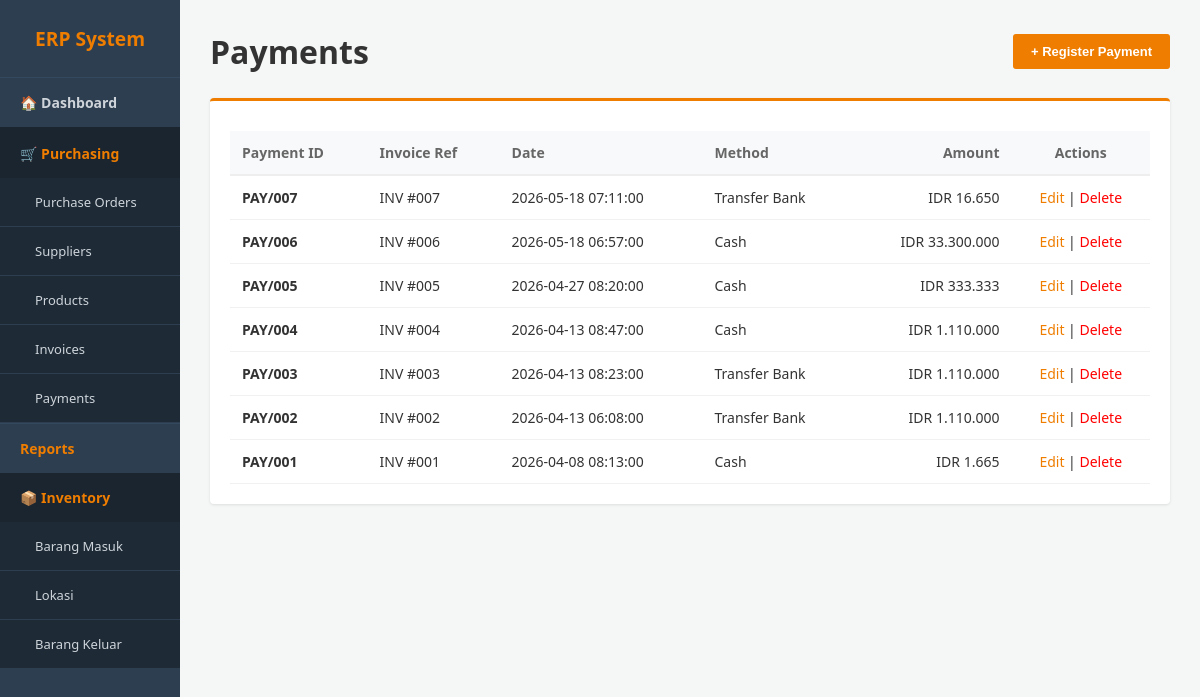
The app's page /payment.php with its own data.
### tables this page shows
CREATE TABLE `payment` (
  `id_payment` int(11) NOT NULL,
  `fk_invoice` int(11) DEFAULT NULL,
  `tanggal_bayar` datetime DEFAULT current_timestamp(),
  `metode_pembayaran` varchar(50) DEFAULT NULL,
  `memo_referensi` varchar(255) DEFAULT NULL,
  `jumlah_bayar` decimal(15,2) NOT NULL,
  `fk_akun_bank` int(11) DEFAULT NULL
);

CREATE TABLE `invoice` (
  `id_invoice` int(11) NOT NULL,
  `fk_purchase` int(11) DEFAULT NULL,
  `nomor_invoice_vendor` varchar(100) DEFAULT NULL,
  `tanggal_invoice` date DEFAULT NULL,
  `tanggal_jatuh_tempo` date DEFAULT NULL,
  `status_invoice` enum('draft','posted','cancel') DEFAULT 'draft',
  `status_pembayaran` enum('unpaid','partial','paid') DEFAULT 'unpaid',
  `total_tagihan` decimal(15,2) NOT NULL
);

### payment.php (the view, shortened to what this page needs)
<?php
include 'config.php';
include 'header.php';
?>
<div class="header-bar">
    <h1>Payments</h1>
    <button onclick="toggleForm()" class="btn-orange"><?= isset($_GET['edit']) ? 'Edit Mode' : '+ Register Payment' ?></button>
</div>
<div class="card">
    <table>
        <thead>
            <tr>
                <th>Payment ID</th>
                <th>Invoice Ref</th>
                <th>Date</th>
                <th>Method</th>
                <th style="text-align:right">Amount</th>
                <th style="text-align:center">Actions</th>
            </tr>
        </thead>
        <tbody>
            <?php
            $sql = "SELECT pay.*, inv.id_invoice FROM payment pay
                    JOIN invoice inv ON pay.fk_invoice = inv.id_invoice ORDER BY pay.id_payment DESC";
            $res = mysqli_query($conn, $sql);
            while($row = mysqli_fetch_assoc($res)) {
                echo "<tr>
                    <td><strong>PAY/".str_pad($row['id_payment'], 3, '0', STR_PAD_LEFT)."</strong></td>
                    <td>INV #00{$row['id_invoice']}</td>
                    <td>{$row['tanggal_bayar']}</td>
                    <td>{$row['metode_pembayaran']}</td>
                    <td style='text-align:right'>IDR ".number_format($row['jumlah_bayar'], 0, ',', '.')."</td>
                    <td style='text-align:center'>
                        <a href='payment.php?edit={$row['id_payment']}' style='color:#ef7d00; text-decoration:none;'>Edit</a> |
                        <a href='payment.php?delete={$row['id_payment']}' style='color:red; text-decoration:none;' onclick='return confirm(\"Hapus catatan pembayaran ini?\")'>Delete</a>
                    </td>
                </tr>";
            }
            ?>
        </tbody>
    </table>
</div>
<?php echo "</div></body></html>"; ?>

### header.php (style rules this page uses)
* { box-sizing: border-box; margin: 0; padding: 0; }
body { font-family: 'Segoe UI', Arial, sans-serif; background-color: #f4f7f6; display: flex; color: #333; }
.header-bar { display: flex; justify-content: space-between; align-items: center; margin-bottom: 25px; }
.card { background: white; padding: 20px; border-radius: 4px; box-shadow: 0 1px 3px rgba(0,0,0,0.1); border-top: 3px solid #ef7d00; }
table { width: 100%; border-collapse: collapse; margin-top: 10px; font-size: 14px; }
table th { background-color: #f8f9fa; text-align: left; padding: 12px; border-bottom: 2px solid #eee; color: #666; }
table td { padding: 12px; border-bottom: 1px solid #f1f1f1; }
.btn-orange { background-color: #ef7d00; color: white; padding: 10px 18px; border: none; border-radius: 3px; cursor: pointer; text-decoration: none; font-size: 13px; font-weight: bold; }

### records on screen
payment: id_payment "007", fk_invoice.id_invoice "7", tanggal_bayar "2026-05-18 07:11:00", metode_pembayaran "Transfer Bank", jumlah_bayar "16.650"
payment: id_payment "006", fk_invoice.id_invoice "6", tanggal_bayar "2026-05-18 06:57:00", metode_pembayaran "Cash", jumlah_bayar "33.300.000"
payment: id_payment "005", fk_invoice.id_invoice "5", tanggal_bayar "2026-04-27 08:20:00", metode_pembayaran "Cash", jumlah_bayar "333.333"
payment: id_payment "004", fk_invoice.id_invoice "4", tanggal_bayar "2026-04-13 08:47:00", metode_pembayaran "Cash", jumlah_bayar "1.110.000"
payment: id_payment "003", fk_invoice.id_invoice "3", tanggal_bayar "2026-04-13 08:23:00", metode_pembayaran "Transfer Bank", jumlah_bayar "1.110.000"
payment: id_payment "002", fk_invoice.id_invoice "2", tanggal_bayar "2026-04-13 06:08:00", metode_pembayaran "Transfer Bank", jumlah_bayar "1.110.000"
payment: id_payment "001", fk_invoice.id_invoice "1", tanggal_bayar "2026-04-08 08:13:00", metode_pembayaran "Cash", jumlah_bayar "1.665"
